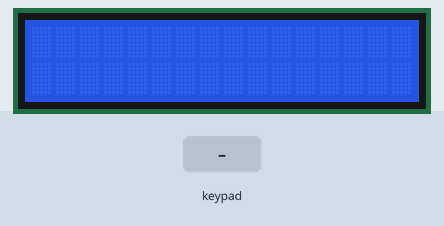
The sketch below on a simulated Arduino Uno, built with avr-gcc and run on an emulated ATmega328P. Parts: 16×2 character LCD. The test bench sets the inputs (shaded band).

Above: at 1.2 s.
1.3 s: keypad keys 1 1 1 0 9 8 pressed 0.4 s apart
5.2 s: keypad keys 1 1 1 0 9 8 A pressed 0.4 s apart
9.5 s: key '1' pressed
At 10.3 s:
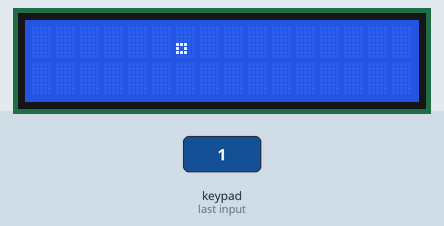
11.0 s: keypad keys 1 1 1 0 9 8 D pressed 0.4 s apart
15.3 s: key '2' pressed
At 16.1 s:
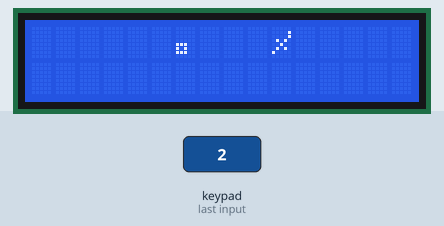
16.8 s: keypad keys 1 3 9 7 2 2 pressed 0.4 s apart
Timing chart, 0 to 19.8 s (numbered marks = the images above; inputs shaded):
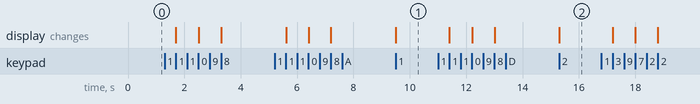

The sketch:

lcd_keypad_new.ino
```cpp
#include "Keypad.h"
#include <Wire.h>
#include "LiquidCrystal_I2C.h"

const byte ROWS = 4;
const byte COLS = 4;

char keys[ROWS][COLS] = {
  { '1', '2', '3', 'A' },
  { '4', '5', '6', 'B' },
  { '7', '8', '9', 'C' },
  { 'F', '0', 'E', 'D' }
};
byte rowPins[ROWS] = { 11, 10, 9, 8 };
byte colPins[COLS] = { 7, 6, 5, 4 };

Keypad keypad = Keypad(makeKeymap(keys), rowPins, colPins, ROWS, COLS);

char hexChars[2] = { 'X', 'X' };

LiquidCrystal_I2C lcd(0x27, 16, 2);  // Change the address (0x27) if needed

void setup() {
  lcd.init();
  lcd.backlight();
}

byte charCount = 0;
byte isSecondLine = 0;

void loop() {
  char key = keypad.getKey();

  if (key) {
    if (hexChars[0] == 'X') {
      hexChars[0] = key;
      hexChars[1] = 'X';
    } else {
      hexChars[1] = key;

      byte decValues[2];
      for (byte i = 0; i < 2; i++) {
        if (hexChars[i] >= '0' && hexChars[i] <= '9') {
          decValues[i] = hexChars[i] - '0';
        } else if (hexChars[i] >= 'a' && hexChars[i] <= 'f') {
          decValues[i] = hexChars[i] - 'a' + 10;
        } else if (hexChars[i] >= 'A' && hexChars[i] <= 'F') {
          decValues[i] = hexChars[i] - 'A' + 10;
        } else {
          lcd.clear();
          lcd.println("ERR");
        }
      }

      byte combinedValue = (decValues[0] << 4) | decValues[1];
      char asciiChar = (char)combinedValue;

      if (asciiChar == '\r') {
        lcd.clear();  // Clear the LCD
        lcd.setCursor(0, 0);
        isSecondLine = 0;
        charCount = 0;

      } else {

        if (charCount >= 16 && !isSecondLine) {
          lcd.setCursor(0, 1);
          isSecondLine = 1;
          charCount = 0;

        } else if (charCount >= 16 && isSecondLine) {
          lcd.clear();
          lcd.setCursor(0, 0);
          isSecondLine = 0;
          charCount = 0;
        }

        lcd.print(asciiChar);
        charCount++;
      }
      hexChars[0] = 'X';
    }
  }
}
```

Measured:
- after the input at 9.5 s, the display: changes at once (image 1)
- after the input at 15.3 s, the display: changes at once (image 2)
